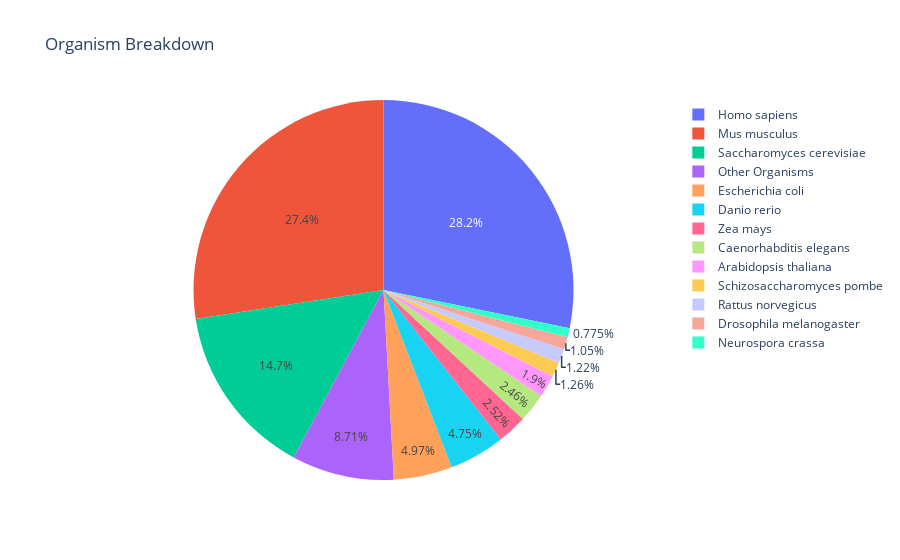

Notebook code cell kept with this figure:
### Code cell
def plot_organism_metadata_pie(df):
    df_organism_counts = df.groupby('ScientificName').size().reset_index(name='counts')
    df_organism_counts.sort_values('counts', ascending=False, inplace=True)
    accepted_organisms = df_organism_counts['ScientificName'].head(12).tolist()
    df_organism_counts['ScientificName_Other'] = df_organism_counts['ScientificName'].apply(lambda x: x if x in accepted_organisms else 'Other Organisms')
    fig = px.pie(df_organism_counts, names='ScientificName_Other', values='counts', title='Organism Breakdown')
    fig.show()

plot_organism_metadata_pie(df)

### Figure 1 — Plotly figure (JSON) as saved in the notebook; plotly's stock layout.template omitted (floating-point values rounded to 4 significant figures)
{"data": [{"domain": {"x": [0, 1], "y": [0, 1]}, "hovertemplate": "ScientificName_Other=%{label}<br>counts=%{value}<extra></extra>", "labels": ["Homo sapiens", "Mus musculus", "Saccharomyces cerevisiae", "Escherichia coli", "Danio rerio", "Zea mays", "Caenorhabditis elegans", "Arabidopsis thaliana", "Schizosaccharomyces pombe", "Rattus norvegicus", "Drosophila melanogaster", "Neurospora crassa", "Other Organisms", "Other Organisms", "Other Organisms", "Other Organisms", "Other Organisms", "Other Organisms", "Other Organisms", "Other Organisms", "Other Organisms", "Other Organisms", "Other Organisms", "Other Organisms", "Other Organisms", "Other Organisms", "Other Organisms", "Other Organisms", "Other Organisms", "Other Organisms", "Other Organisms", "Other Organisms", "Other Organisms", "Other Organisms", "Other Organisms", "Other Organisms", "Other Organisms", "Other Organisms", "Other Organisms", "Other Organisms", "Other Organisms", "Other Organisms", "Other Organisms", "Other Organisms", "Other Organisms", "Other Organisms", "Other Organisms", "Other Organisms", "Other Organisms", "Other Organisms", "Other Organisms", "Other Organisms", "Other Organisms", "Other Organisms", "Other Organisms", "Other Organisms", "Other Organisms", "Other Organisms", "Other Organisms", "Other Organisms", "Other Organisms", "Other Organisms", "Other Organisms", "Other Organisms", "Other Organisms", "Other Organisms", "Other Organisms", "Other Organisms", "Other Organisms", "Other Organisms", "Other Organisms", "Other Organisms", "Other Organisms", "Other Organisms", "Other Organisms", "Other Organisms", "Other Organisms", "Other Organisms", "Other Organisms", "Other Organisms", "Other Organisms", "Other Organisms", "Other Organisms", "Other Organisms", "Other Organisms", "Other Organisms", "Other Organisms", "Other Organisms", "Other Organisms", "Other Organisms", "Other Organisms", "Other Organisms", "Other Organisms", "Other Organisms", "Other Organisms", "Other Organisms"], "legendgroup": "", "name": "", "showlegend": true, "type": "pie", "values": [4188, 4071, 2186, 738, 705, 374, 365, 282, 187, 181, 156, 115, 97, 78, 77, 77, 72, 53, 41, 40, 33, 32, 28, 28, 27, 24, 22, 21, 20, 20, 19, 17, 16, 16, 16, 16, 16, 14, 14, 14, 12, 12, 12, 12, 12, 12, 12, 11, 10, 10, 10, 10, 10, 9, 9, 9, 9, 8, 8, 8, 7, 6, 6, 6, 6, 6, 6, 6, 6, 6, 6, 5, 5, 4, 4, 4, 4, 4, 4, 4, 4, 3, 3, 3, 3, 2, 2, 2, 2, 2, 2, 2, 1, 1, 1, 1]}], "layout": {"legend": {"tracegroupgap": 0}, "title": {"text": "Organism Breakdown"}}}
